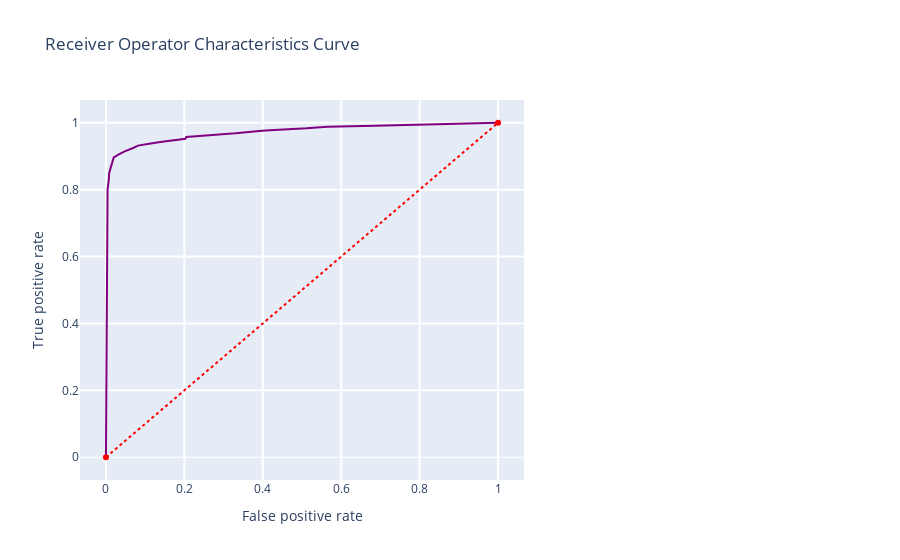

This figure's notebook cell:
### Code cell
print(recall_score(y_test, y_pred_DT))
print(precision_score(y_test, y_pred_DT))
print(accuracy_score(y_test, y_pred_DT))
print(confusion_matrix(y_test,y_pred_DT))
print(classification_report(y_test,y_pred_DT))

roc_conf_plot(model_DT, X_train, y_train, X_test, y_test)
threshold_plot(model_DT, X_train, y_train)
DT_model = model_metric(model_DT, X_train, y_train, X_test, y_test, "Decision Tree")

### Figure 1 — Plotly figure (JSON) as saved in the notebook; plotly's stock layout.template omitted (floating-point values rounded to 4 significant figures)
{"data": [{"line": {"color": "purple", "width": 2}, "name": "Roc : 0.9332868843469574", "type": "scatter", "x": [0, 0.00412, 0.007063, 0.007652, 0.00824, 0.01236, 0.01825, 0.02001, 0.02354, 0.02943, 0.04768, 0.05238, 0.05356, 0.06945, 0.08181, 0.09417, 0.1101, 0.1389, 0.2025, 0.2048, 0.3202, 0.3302, 0.3843, 0.4073, 0.5115, 0.565, 0.6857, 1], "y": [0, 0.8001, 0.8279, 0.8414, 0.8498, 0.8665, 0.8956, 0.8968, 0.8988, 0.9033, 0.9142, 0.9162, 0.9162, 0.9246, 0.9317, 0.9349, 0.9375, 0.9426, 0.9523, 0.9574, 0.9671, 0.9684, 0.9749, 0.9768, 0.9832, 0.9884, 0.991, 1]}, {"line": {"color": "red", "dash": "dot", "width": 2}, "type": "scatter", "x": [0, 1], "y": [0, 1]}], "layout": {"showlegend": false, "title": {"text": "Receiver Operator Characteristics Curve"}, "xaxis": {"domain": [0, 0.6], "gridwidth": 2, "ticklen": 5, "title": {"text": "False positive rate"}}, "yaxis": {"gridwidth": 2, "ticklen": 5, "title": {"text": "True positive rate"}, "zerolinewidth": 1}}}
